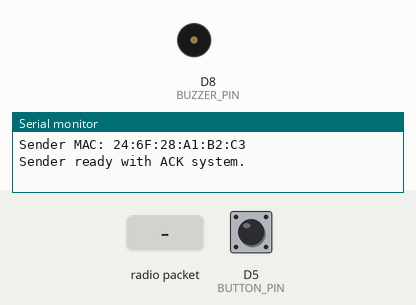
This sketch was run on a simulated ESP8266 (NodeMCU). On the bench: buzzer (waves = sounding, pin HIGH), the last lines printed to the serial monitor. Inputs (shaded band) come from the test bench; at power-on: D5 (BUTTON_PIN) HIGH.

Above: at 1.2 s.
1.3 s: radio packet "buzz" arrives
At 1.7 s:
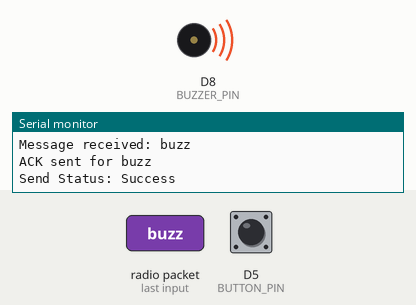
7.3 s: radio packet "stopbuzz" arrives
At 8.3 s:
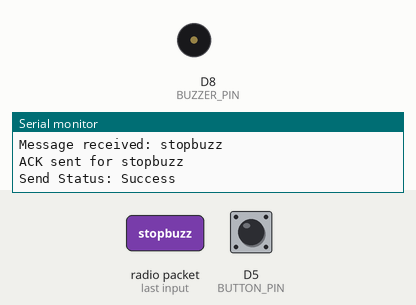
Timing chart, 0 to 10.3 s (numbered marks = the images above; inputs shaded):
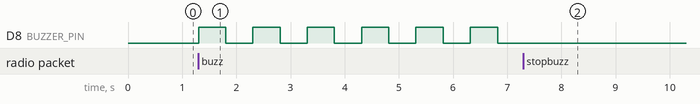

Measured:
- after the input at 1.3 s, D8 (BUZZER_PIN): alternates HIGH for 0.50 s and LOW for 0.50 s, starting at once
- after the input at 7.3 s, D8 (BUZZER_PIN): stops changing and stays LOW

The sketch:

Remote_esp8266.ino
```cpp
#include <ESP8266WiFi.h>
#include <espnow.h>

#define BUTTON_PIN D5
#define BUZZER_PIN D8

// MAC address of Receiver
uint8_t peerAddress[] = {0x48, 0x3F, 0xDA, 0x03, 0x00, 0xCA}; //Reciever MAC Address

// --- State ---
bool buzzing = false;
bool awaitingAck = false;
String lastCommand = "";
unsigned long lastSendTime = 0;
const unsigned long resendInterval = 1000; // retry every 1s if no ACK
unsigned long lastBuzzTime = 0;
const unsigned long buzzInterval = 500;

// --- Callbacks ---
void onSent(uint8_t *mac_addr, uint8_t sendStatus) {
  Serial.print("Send Status: ");
  Serial.println(sendStatus == 0 ? "Success" : "Fail");
}

void onReceive(uint8_t *mac, uint8_t *incomingData, uint8_t len) {
  char msg[len + 1];
  memcpy(msg, incomingData, len);
  msg[len] = '\0';

  Serial.print("Message received: ");
  Serial.println(msg);

  if (strcmp(msg, "buzz") == 0) {
    buzzing = true;
    awaitingAck = false;
    const char *ack = "ack_buzz";
    esp_now_send(peerAddress, (uint8_t *)ack, strlen(ack));
    Serial.println("ACK sent for buzz");
  }
  else if (strcmp(msg, "stopbuzz") == 0) {
    buzzing = false;
    digitalWrite(BUZZER_PIN, LOW);
    awaitingAck = false;
    const char *ack = "ack_stopbuzz";
    esp_now_send(peerAddress, (uint8_t *)ack, strlen(ack));
    Serial.println("ACK sent for stopbuzz");
  }
}

void setup() {
  Serial.begin(115200);
  pinMode(BUTTON_PIN, INPUT_PULLUP);
  pinMode(BUZZER_PIN, OUTPUT);
  digitalWrite(BUZZER_PIN, LOW);

  WiFi.mode(WIFI_STA);
  Serial.print("Sender MAC: ");
  Serial.println(WiFi.macAddress());

  if (esp_now_init() != 0) {
    Serial.println("ESP-NOW init failed!");
    return;
  }

  esp_now_set_self_role(ESP_NOW_ROLE_COMBO);
  esp_now_register_send_cb(onSent);
  esp_now_register_recv_cb(onReceive);
  esp_now_add_peer(peerAddress, ESP_NOW_ROLE_COMBO, 1, NULL, 0);

  Serial.println("Sender ready with ACK system.");
}

void loop() {
  static bool lastState = HIGH;
  bool currentState = digitalRead(BUTTON_PIN);

  // Detect button press
  if (lastState == HIGH && currentState == LOW) {
    const char *msg = "press";
    esp_now_send(peerAddress, (uint8_t *)msg, strlen(msg));
    Serial.println("Sent: press");
  }
  lastState = currentState;

  // Handle buzzer blinking
  if (buzzing) {
    unsigned long now = millis();
    if (now - lastBuzzTime >= buzzInterval) {
      lastBuzzTime = now;
      digitalWrite(BUZZER_PIN, !digitalRead(BUZZER_PIN));  // toggle buzzer state
    }
  }

  // Resend unacknowledged command
  if (awaitingAck && millis() - lastSendTime > resendInterval) {
    Serial.print("Resending command: ");
    Serial.println(lastCommand);
    esp_now_send(peerAddress, (uint8_t *)lastCommand.c_str(), lastCommand.length());
    lastSendTime = millis();
  }

  delay(20);
}
```
